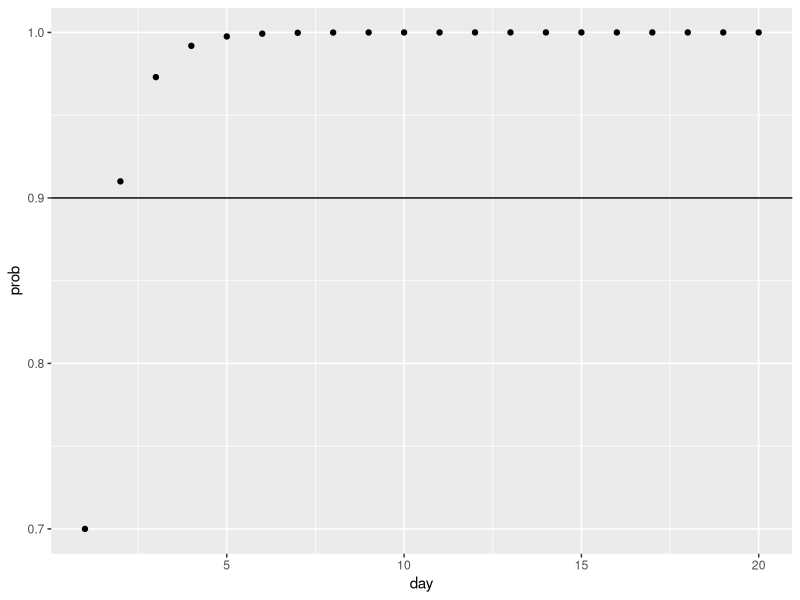

The R script that drew this image:
library(data.table)
library(ggplot2)

daily_prob<-0.7
not_prob<- 1-daily_prob
data <- data.table(day=1:20)
data[, prob:= (1-not_prob^(day))]

ggplot(data, aes(x=day, y=prob)) +
  geom_point() +
  geom_hline(yintercept = 0.90)